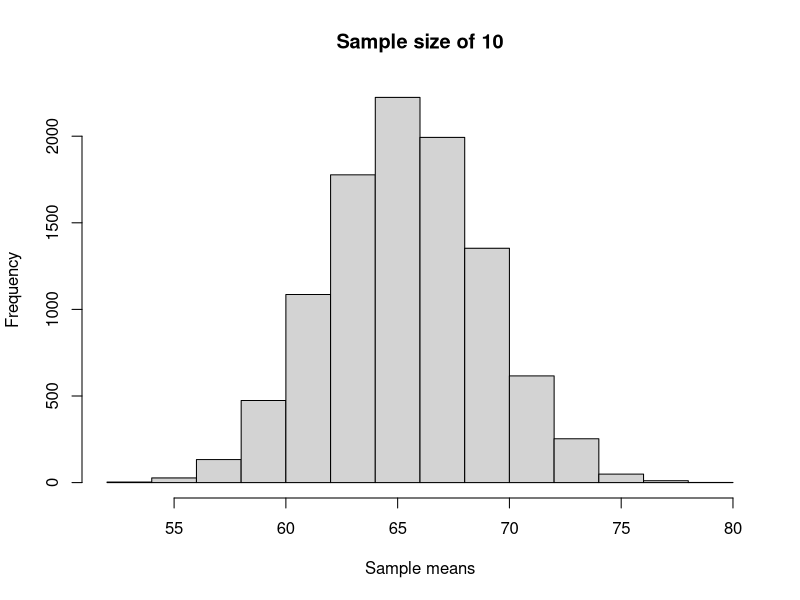

Generate this figure with R:
cat("\014")
graphics.off()

simulator <- function(mu,            #Specify the 'population' mean
	sig,           #Specify the 'population' standard deviation
	N,             #Specify the 'population' size
	n,             #Specify the sample size
	MC,            #Specify the number of Monte Carlo simulations 
	seed=123,      #Specify the random seed
	xlim=c(52,80), #Specify the x-axis limits of the histogram
	breaks=6,      #Specify the number of breaks of the histogram 
	statistic      #Specify the statistic to calculate for each sample
){
	set.seed(seed)                              #Set the seed.	
	X         <- round(rnorm(N,mu,sig),0)       #Generate a 'population'
	mystat    <- numeric(MC)                    #Initalise the vector of MC sample statistics  
	stat.name <- deparse(substitute(statistic)) #Extract the name of the statistic calculated
	x.mat     <- NULL            #Initialise the matrix which will contain the sample data  
	for(i in 1:MC){                                   #Start the MC for loop
		x           <- sample(X,size=n,replace=FALSE)   #Generate the sample from the 'population' 
		mystat[i]   <- statistic(x)                     #Calculate the statistic from the sample 
		x.mat       <- rbind(x.mat,(matrix(x,ncol=n)))  #Store the generated samples in a matrix
	}
	#Construct the histogram:
	hist(mystat,   main=paste0("Sample size of ",n), xlab="Sample means",   xlim=xlim)
	cat(paste0("\n~~~~~~~~~~~~~~~~\nSample size=",n,"\nStatistic=",stat.name,"\n~~~~~~~~~~~~~~~~\n"))
	cat("Summary of the 'population':\n")
	print(summary(X))
	cat(paste0("\nmean of ",stat.name,"s =",mean(mystat),"\n"))
	cat(paste0("\nvariance of ",stat.name,"s =",var(mystat),"\n\n"))
	datatable        <- data.frame(cbind(x.mat,mystat))
	names(datatable) <- c(1:n,stat.name)
	print(head(datatable,3))
	cat(".\n.\n.\n")
	print(tail(datatable,1))
	
	return(datatable)
}	

mu  <- 65
N   <- 50
sig <- 13.5
MC  <- 1e4

ans1 <- simulator(mu,sig,N,n=10,MC,statistic=mean)

# ans2 <- simulator(mu,sig,N,n=30,MC,statistic=mean)
# ans3 <- simulator(mu,sig,N,n=10,MC,statistic=max)

